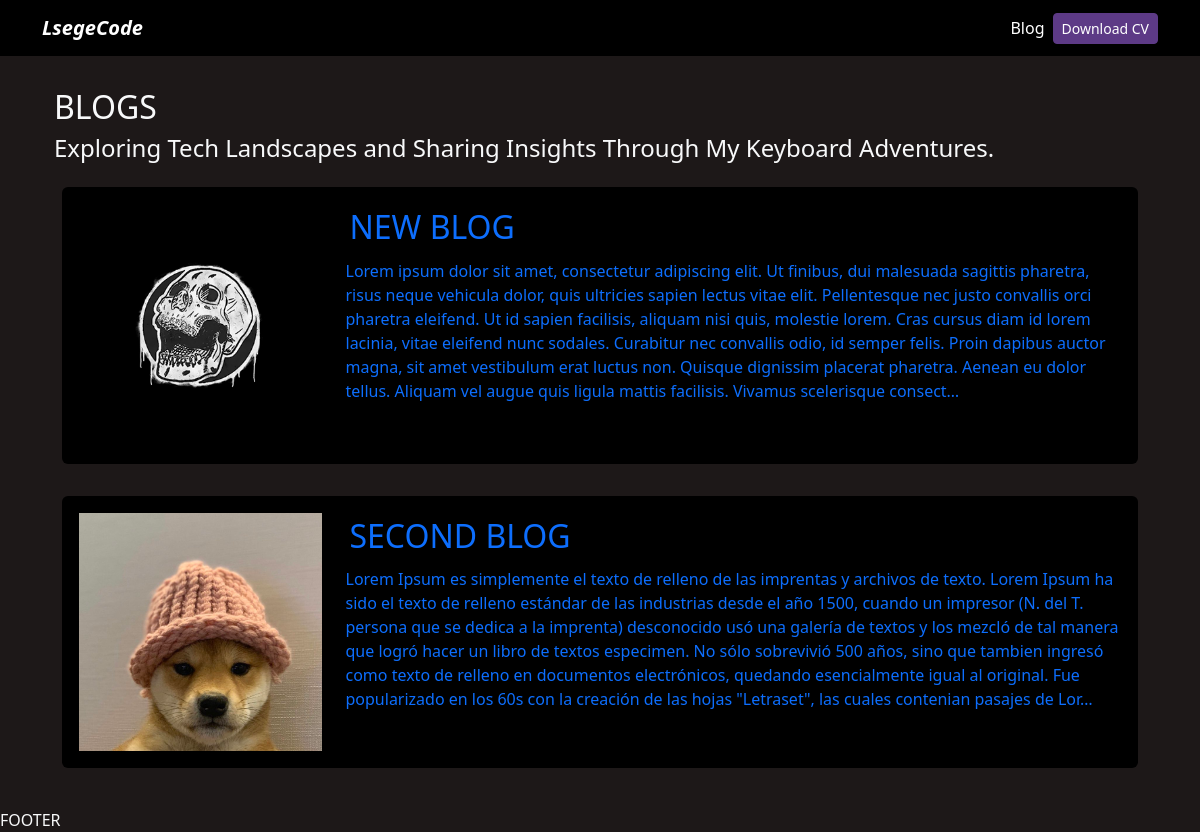
The page /blog/ on the database as committed earlier.
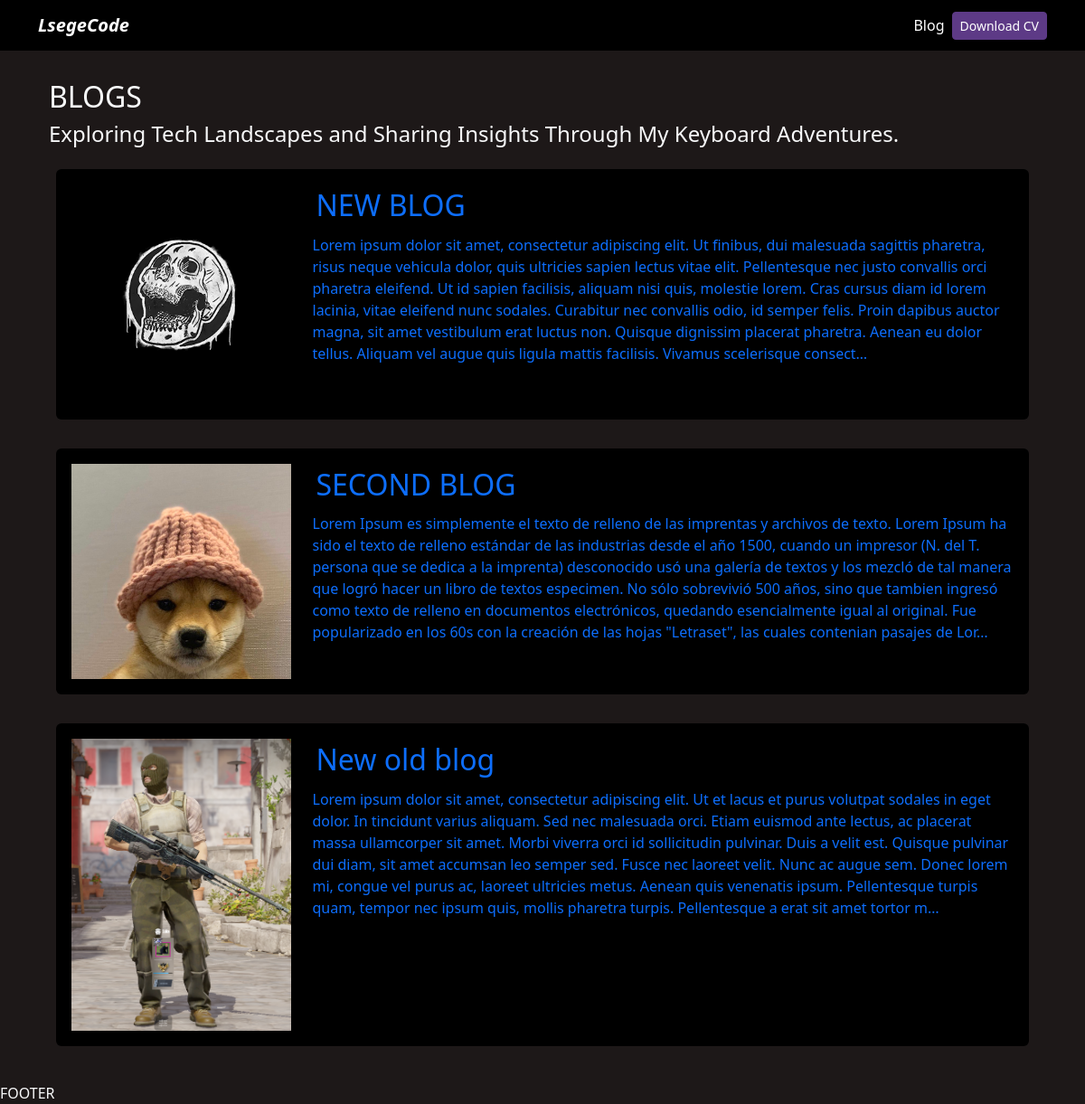
The same page on the database as committed later.
### blog/models.py (models this page shows, shortened)
class Post(models.Model):
    title = models.CharField(max_length=100)
    description = models.TextField()
    image = models.ImageField(upload_to = 'blog/images')
    date = models.DateField(datetime.date.today)

### blog/views.py (the view)
# urls.py: path('', views.render_posts, name='posts'),
def render_posts(request):
    posts = Post.objects.all()
    return render(request, 'posts.html', {'posts': posts})

### blog/templates/posts.html
{% extends "./base.html" %} {% block title %}BLOG{%endblock%} {% block body %}
{% load static %}
<h1 class="fs-2 my-auto py-2">BLOGS</h1>
<h4>
  Exploring Tech Landscapes and Sharing Insights Through My Keyboard Adventures.
</h4>
{% for post in posts %}
<div class="card-blog py-2">
  <a href="{%url 'blog:post_detail' post.id%}" style="text-decoration:none">
    <div class="p-2">
      <div class="card card-body bg-black ">
        <div class="row">
          <div class="col-3">
            <img
              class="img-fluid"
              src="{{post.image.url}}"
              alt="{{post.title}}"
            />
          </div>
          <div class="col-9">
            <h2 class="p-1">{{post.title}}</h2>
            {{post.description|safe|truncatechars:600}}
          </div>
        </div>
      </div>
    </div>
  </a>
</div>
{% endfor %} {% endblock %}

Rows that differ between the two databases and show on the page:
added Post: image (picture), title "New old blog", description "Lorem ipsum dolor sit amet, consectetur adipiscing elit. Ut et lacus et purus volutpat sodales in eget dolor. In tincidunt varius aliquam. Sed nec malesuada orci. Etiam euismod ante lectus, ac placerat massa ullamcorper sit amet. Morbi viverra orci id sollicitudin pulvinar. Duis a velit est. Quisque pulvinar dui diam, sit amet accumsan leo semper sed. Fusce nec laoreet velit. Nunc ac augue sem. Donec lorem mi, congue vel purus ac, laoreet ultricies metus. Aenean quis venenatis ipsum. Pellentesque turpis quam, tempor nec ipsum quis, mollis pharetra turpis. Pellentesque a erat sit amet tortor m…"
